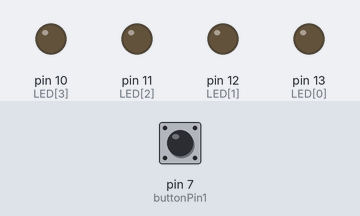
Bench run of a sketch on a simulated Arduino Uno, built with avr-gcc and run on an emulated ATmega328P. On the bench: output pins drawn as LEDs (lit = HIGH). The test bench sets the inputs (shaded band); at power-on: pin 7 (buttonPin1) LOW. What the sketch prints to the serial monitor is not drawn.

Above: at 1.2 s.
1.3 s: pin 7 (buttonPin1) pulled HIGH for 0.15 s
At 2.2 s:
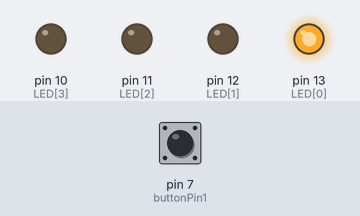
2.9 s: pin 7 (buttonPin1) pulled HIGH for 1 s
At 4.7 s:
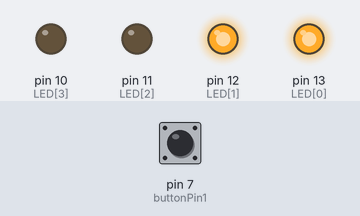
5.4 s: pin 7 (buttonPin1) pulled HIGH for 0.15 s
At 6.6 s:
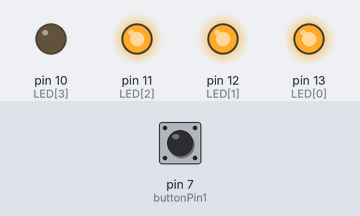
7.0 s: pin 7 (buttonPin1) pulled HIGH for 3.2 s
At 10.7 s:
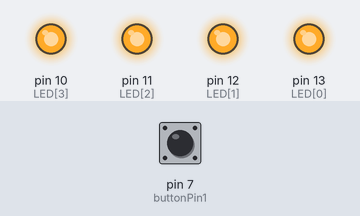
11.7 s: pin 7 (buttonPin1) pulsed HIGH 5 times (0.12 s each, 0.3 s apart)
At 13.3 s:
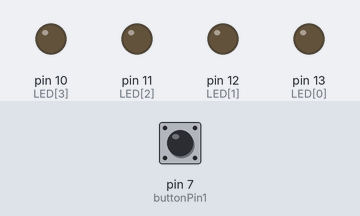
14.7 s: pin 7 (buttonPin1) pulled HIGH for 0.15 s
At 15.8 s:
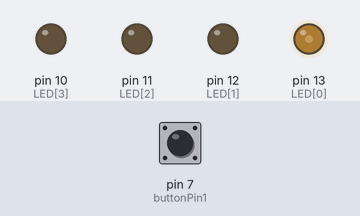
Timing chart, 0 to 17.4 s (numbered marks = the images above; inputs shaded):
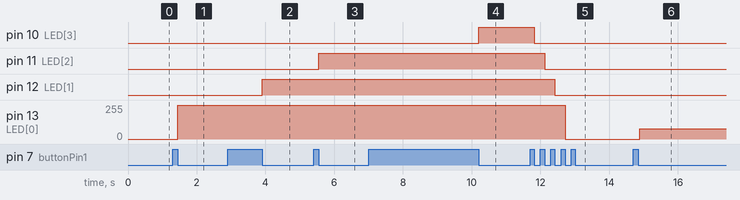

The sketch:

Button_LED_pattern3.ino
```cpp
int buttonPin1=7 , buttonPin2 = 8;
int LED[4]= {13,12,11,10};

void setup() {
  Serial.begin(9600);
  pinMode (buttonPin1, INPUT);
  pinMode (buttonPin2, INPUT);
  for( int cnt=0 ; cnt<4; cnt++){
    pinMode (LED[cnt], OUTPUT);
  }
}
int count = 0;
int go = 0;
int come = 0 ;
void loop() {
  // inc button
  if (digitalRead(buttonPin1) == HIGH)  {
     count++;
    if (count<5)
    {
      go = count;
   Serial.print("go=");
    Serial.print(go);

    }
    else if (count<9)
      { come = count;
       Serial.print("come=");
    Serial.print(come);
       go=0;
      }
    else if (count>8)
    {count = go;
    }
    while(digitalRead(buttonPin1) == HIGH);
  }


   for(int i=0 ; i<go; i++)
   {
   digitalWrite(LED[i],HIGH);

   }

     for(int i= come ; i<=8; i++)
     {
      digitalWrite(LED[8-come],LOW);
            }
}
```

Measured:
- after the input at 1.3 s, pin 13 (LED[0]): 0/255 → 255/255 after 0.15 s
- after the input at 2.9 s, pin 12 (LED[1]): LOW → HIGH after 1.0 s
- after the input at 5.4 s, pin 11 (LED[2]): LOW → HIGH after 0.15 s
- after the input at 7.0 s, pin 10 (LED[3]): LOW → HIGH after 3.2 s
- after the input at 11.7 s, pin 10 (LED[3]): HIGH → LOW after 0.12 s; pin 11 (LED[2]): HIGH → LOW after 0.42 s; pin 12 (LED[1]): HIGH → LOW after 0.72 s; pin 13 (LED[0]): 255/255 → 0/255 after 1.0 s
- after the input at 14.7 s, pin 13 (LED[0]): 0/255 → 77/255 after 0.19 s
